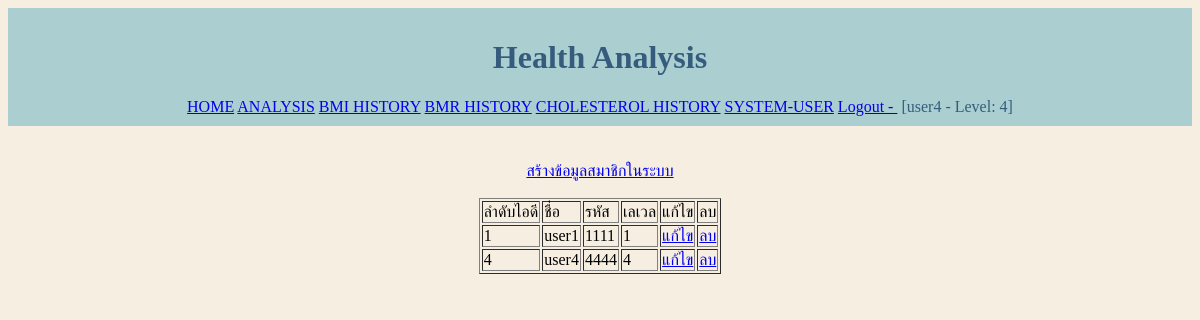
Screenshot of /systemuser.php (signed in) with the database file from the repository.
### tables this page shows
CREATE TABLE `systemuser` (
  `user_id` int(11) NOT NULL,
  `username` varchar(64) NOT NULL,
  `password` varchar(64) NOT NULL,
  `level` smallint(1) NOT NULL
);

### systemuser.php (the view, shortened to what this page needs)
<html lang="en">
<head>
    <link type="text/css" rel="stylesheet" href="main.css">
</head>
<body>
<?php
include('nav.php');
require('config.php');
?>
    <div class="main-content">
    <br>
<?php
$sql="SELECT * FROM systemuser";
$result = mysqli_query($connect,$sql);
if($_SESSION['level'] > 3) {
?>
    <center>
    <a href="systemuser_create.php">สร้างข้อมูลสมาชิกในระบบ</a><br><br>
    <table border="1">
    <tr>
        <td>ลำดับไอดี</td>
        <td>ชื่อ</td>
        <td>รหัส</td>
        <td>เลเวล</td>
        <?php if($_SESSION['level'] > 3) : ?>
        <td>แก้ไข</td>
        <?php endif ?>
        <?php if($_SESSION['level'] > 3) : ?>
        <td>ลบ</td>
        <?php endif ?>
    </tr>
        <?php while($row= mysqli_fetch_assoc($result)) : ?>
        <tr>
        <td><?php echo $row['user_id']?></td>
        <td><?php echo $row['username']?></td>
        <td><?php echo $row['password']?></td>
        <td><?php echo $row['level']?></td>
        <?php if($_SESSION['level'] > 3) : ?>
        <td><a href="systemuser_edit.php?id=<?php echo $row['user_id']?>">แก้ไข</a></td>
        <?php endif ?>
        <?php if($_SESSION['level'] > 3) : ?>
        <td><a href="systemuser_delete.php?id=<?php echo $row['user_id']?>">ลบ</a></td>
        <?php endif ?>
        </tr>
        <?php endwhile ?>
    </table>
    </center>
<?php } else {
    echo "<center><h3 class='error'>For admin</h3></center>";
} ?>
    </div>
</body>
</html>

### main.css (style rules this page uses)
body { background-color:#F6EEE0; }

### rows the page displays
systemuser: user_id "1", username "user1", password "1111", level "1"
systemuser: user_id "4", username "user4", password "4444", level "4"

### other values shown
$_SESSION['username'] "user4"
$_SESSION['level'] "4"
